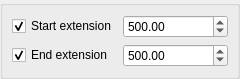
<?xml version="1.0" encoding="UTF-8"?>
<ui version="4.0">
 <class>Form</class>
 <widget class="QWidget" name="Form">
  <property name="geometry">
   <rect>
    <x>0</x>
    <y>0</y>
    <width>240</width>
    <height>66</height>
   </rect>
  </property>
  <property name="windowTitle">
   <string>Construction Line</string>
  </property>
  <layout class="QGridLayout" name="gridLayout_2">
   <property name="leftMargin">
    <number>0</number>
   </property>
   <property name="topMargin">
    <number>0</number>
   </property>
   <property name="rightMargin">
    <number>0</number>
   </property>
   <property name="bottomMargin">
    <number>0</number>
   </property>
   <item row="0" column="0">
    <widget class="QGroupBox" name="groupBox">
     <property name="title">
      <string/>
     </property>
     <layout class="QGridLayout" name="gridLayout">
      <item row="0" column="0">
       <widget class="QCheckBox" name="checkBoxToggleStartExtraLength">
        <property name="text">
         <string>Start extension</string>
        </property>
        <property name="checked">
         <bool>true</bool>
        </property>
        <property name="objectProperty" stdset="0">
         <string notr="true">StartExtraLength</string>
        </property>
        <property name="widgetAction" stdset="0">
         <string notr="true">toggleModifyProperty</string>
        </property>
       </widget>
      </item>
      <item row="0" column="1">
       <widget class="QDoubleSpinBox" name="doubleSpinBoxStartExtraLength">
        <property name="sizePolicy">
         <sizepolicy hsizetype="Minimum" vsizetype="Fixed">
          <horstretch>1</horstretch>
          <verstretch>0</verstretch>
         </sizepolicy>
        </property>
        <property name="decimals">
         <number>2</number>
        </property>
        <property name="minimum">
         <double>-100000000000.000000000000000</double>
        </property>
        <property name="maximum">
         <double>100000000000.000000000000000</double>
        </property>
        <property name="value">
         <double>500.000000000000000</double>
        </property>
        <property name="objectProperty" stdset="0">
         <string notr="true">StartExtraLength</string>
        </property>
        <property name="widgetAction" stdset="0">
         <string notr="true"/>
        </property>
       </widget>
      </item>
      <item row="1" column="0">
       <widget class="QCheckBox" name="checkBoxToggleEndExtraLength">
        <property name="text">
         <string>End extension</string>
        </property>
        <property name="checked">
         <bool>true</bool>
        </property>
        <property name="objectProperty" stdset="0">
         <string notr="true">EndExtraLength</string>
        </property>
        <property name="widgetAction" stdset="0">
         <string notr="true">toggleModifyProperty</string>
        </property>
       </widget>
      </item>
      <item row="1" column="1">
       <widget class="QDoubleSpinBox" name="doubleSpinBoxEndExtraLength">
        <property name="sizePolicy">
         <sizepolicy hsizetype="Minimum" vsizetype="Fixed">
          <horstretch>1</horstretch>
          <verstretch>0</verstretch>
         </sizepolicy>
        </property>
        <property name="decimals">
         <number>2</number>
        </property>
        <property name="minimum">
         <double>-100000000000.000000000000000</double>
        </property>
        <property name="maximum">
         <double>100000000000.000000000000000</double>
        </property>
        <property name="value">
         <double>500.000000000000000</double>
        </property>
        <property name="objectProperty" stdset="0">
         <string notr="true">EndExtraLength</string>
        </property>
        <property name="widgetAction" stdset="0">
         <string notr="true"/>
        </property>
       </widget>
      </item>
     </layout>
    </widget>
   </item>
  </layout>
 </widget>
 <resources/>
 <connections/>
</ui>
